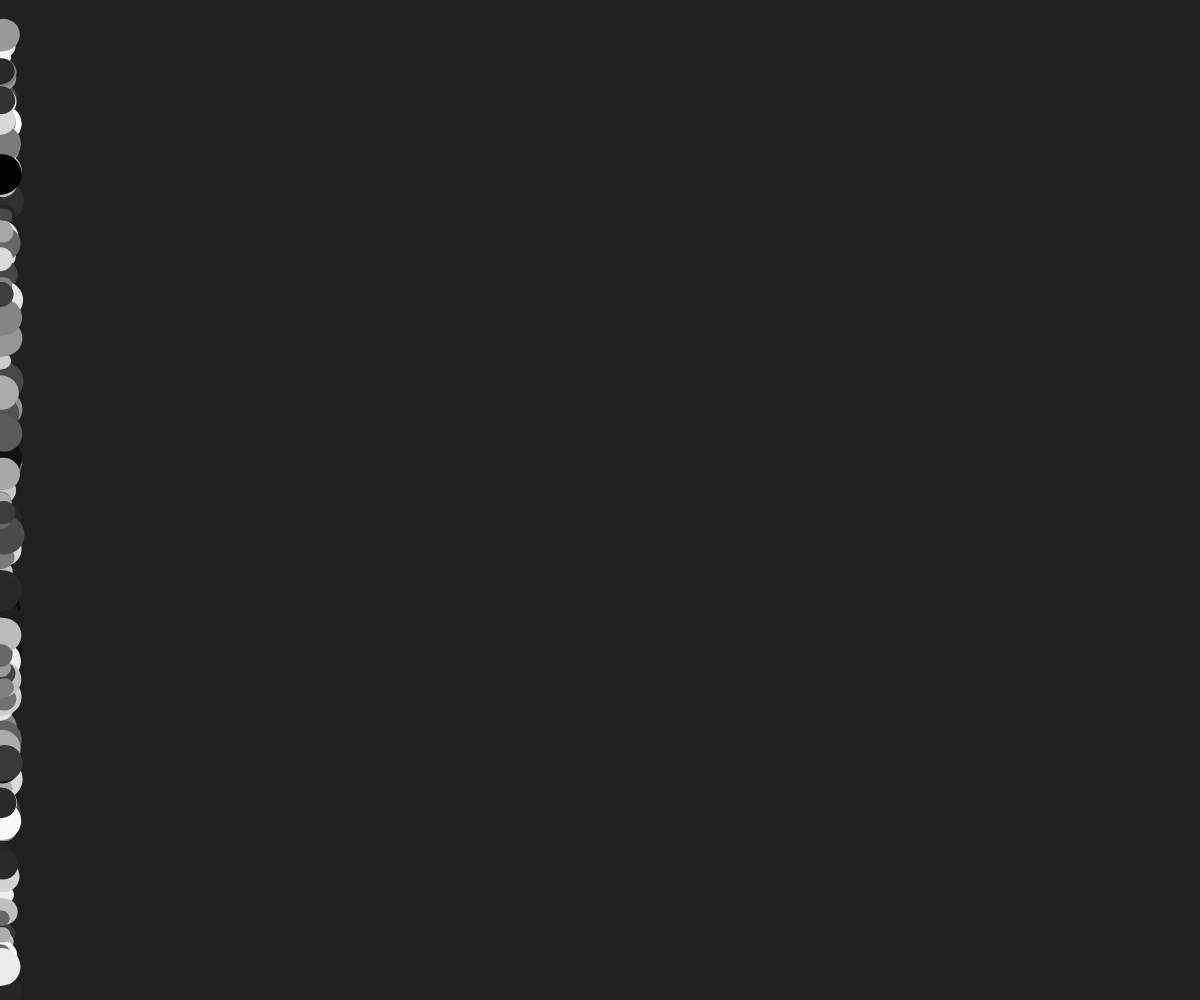
Frame 1 (no input)
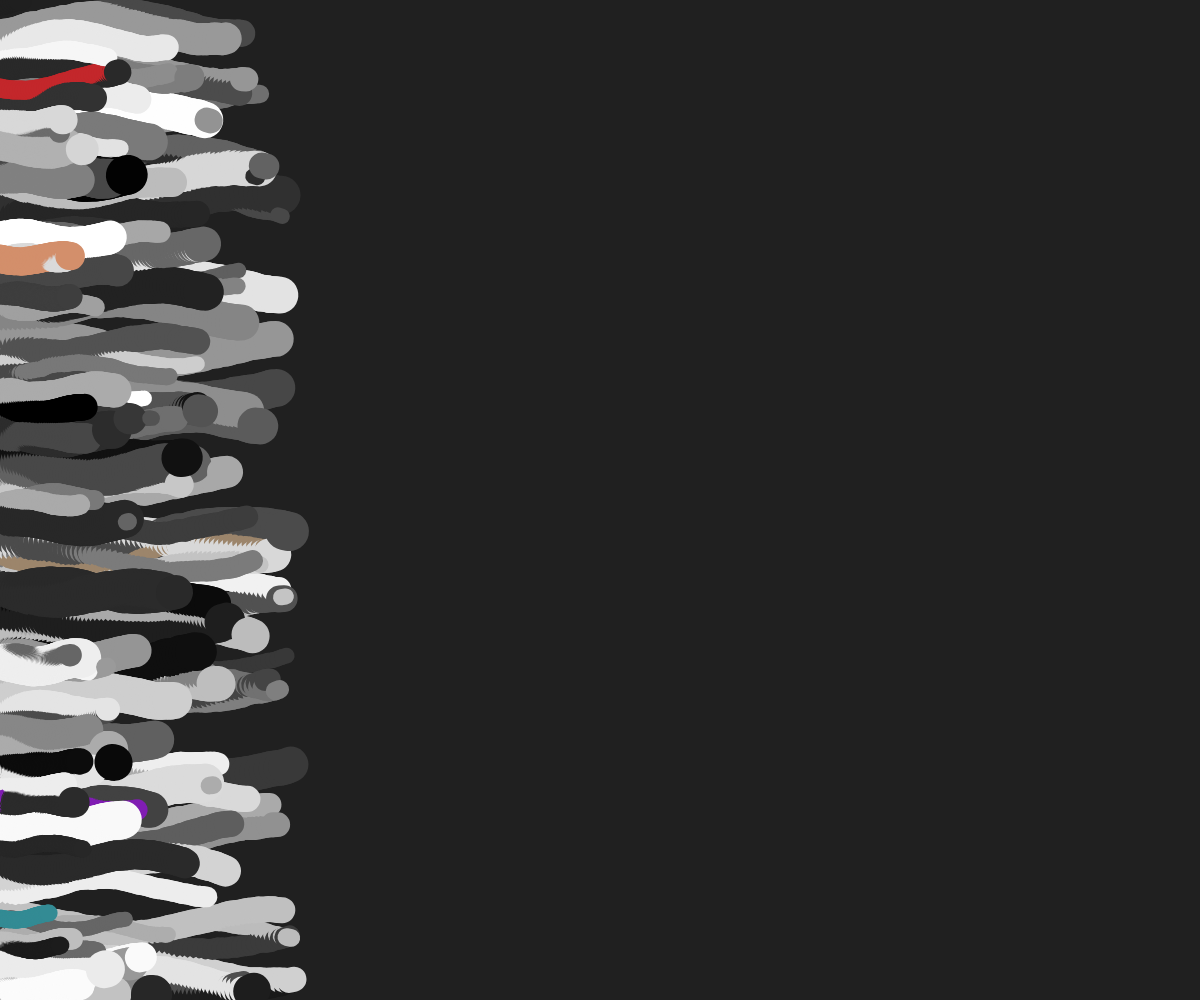
Frame 60 (no input)
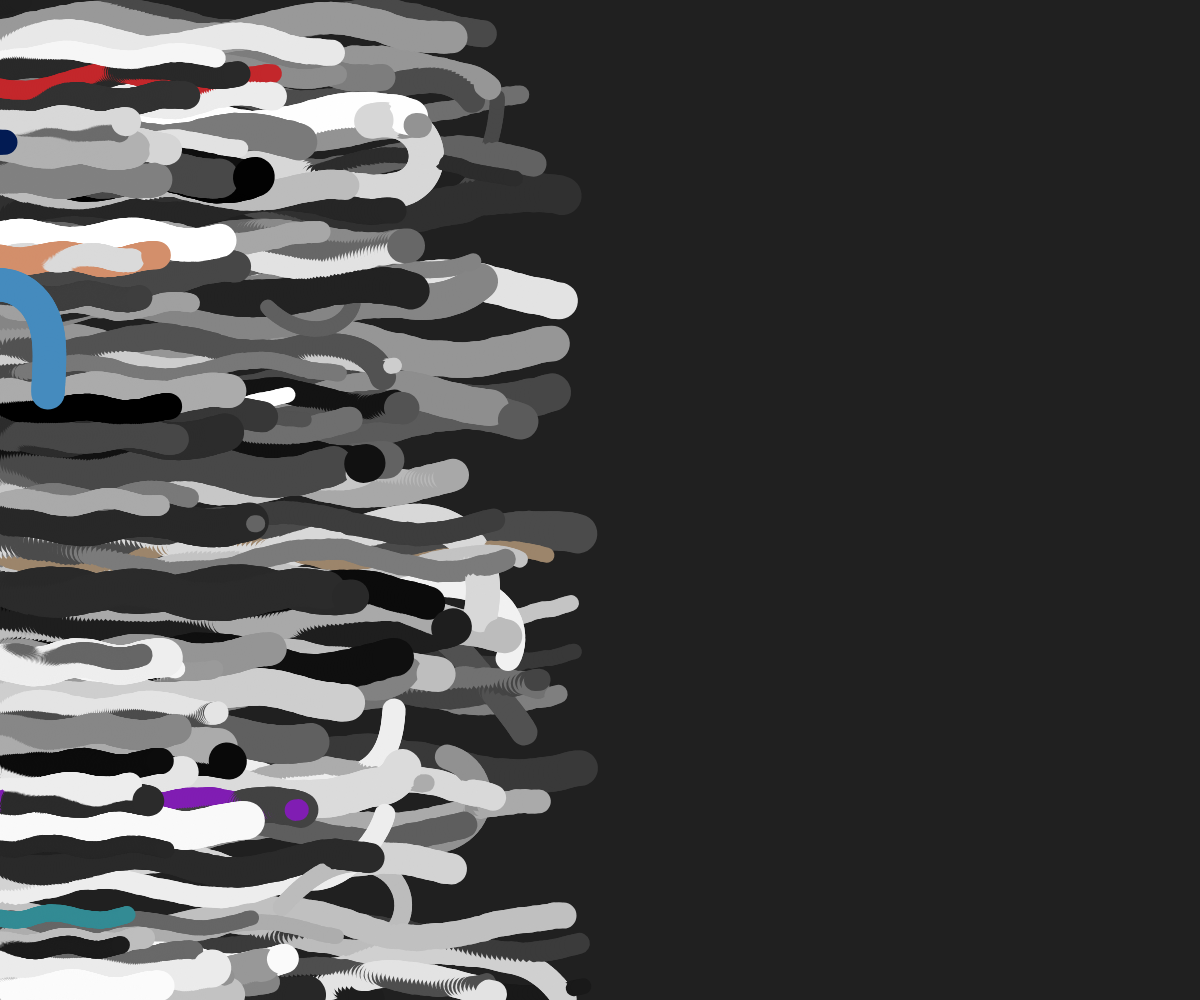
Frame 120 (the mouse pressed at the canvas centre since frame 60)

The p5.js sketch that drew these frames (run headless with seeded random() and noise() and a simulated clock; from frame 60 on, the mouse is pressed at the canvas centre):

// p5.js sketch
// ── sketch.js

let loopers;

function setup() {
  createCanvas(windowWidth, windowHeight);

  loopers = [];
  for (let i = 0; i < 150; i++) {
    loopers.push(new Looper(0, random(height)));
  }

  background(32);
  strokeWeight(4);
}

function draw() {
  //background(32, 3);
  for (const looper of loopers) {
    looper.step();
    looper.draw();
  }
}

class Looper {

  constructor(x, y) {
    this.x = x;
    this.y = y;
    this.heading = 0;
    this.speed = random(1, 5);
    this.sinOffset = random(100);
    this.loopingSpeed = random(.025, .1) * (random(1) < .5 ? 1 : -1);
    this.c = random(255);
    this.looping = false;
    this.maybeDoneLooping = false;
    this.lineSize = random(15, 40);
  }

  step() {

    if (this.looping) {
      this.heading += this.loopingSpeed + sin(this.sinOffset + frameCount * .1) * .05;
      this.constrainHeading();

      if (!this.maybeDoneLooping) {
        if (abs(this.heading - PI) < .1) {
          this.maybeDoneLooping = true;
        }
      }

      if (this.maybeDoneLooping && (this.heading < TAU * .05 || this.heading > TAU * .95)) {
        this.looping = false;
        this.maybeDoneLooping = false;
        this.loopingSpeed = random(.025, .1) * (random(1) < .5 ? 1 : -1);
      }
    } else {
      // not looping
      this.heading = randomGaussian() * .1 + sin(this.sinOffset + frameCount * .1) * .25;
      this.constrainHeading();

      if (this.x > width * .25 && random(1) < .01) {
        this.looping = true;
      }
    }

    this.prevX = this.x;
    this.prevY = this.y;
    this.x += cos(this.heading) * this.speed;
    this.y += sin(this.heading) * this.speed;

    if (this.x < 0 || this.x > width || this.y < 0 || this.y > height) {
      this.x = 0;
      this.y = random(height);
      this.prevX = this.x;
      this.prevY = this.y;
      this.heading = 0;
      this.c = color(random(255), random(255), random(255));
    }

  }

  constrainHeading() {
    if (this.heading < 0) {
      this.heading += TAU;
    }
    this.heading = this.heading % TAU;
  }

  draw() {
    stroke(this.c);
    strokeWeight(this.lineSize);
    line(this.prevX, this.prevY, this.x, this.y);
  }

}
